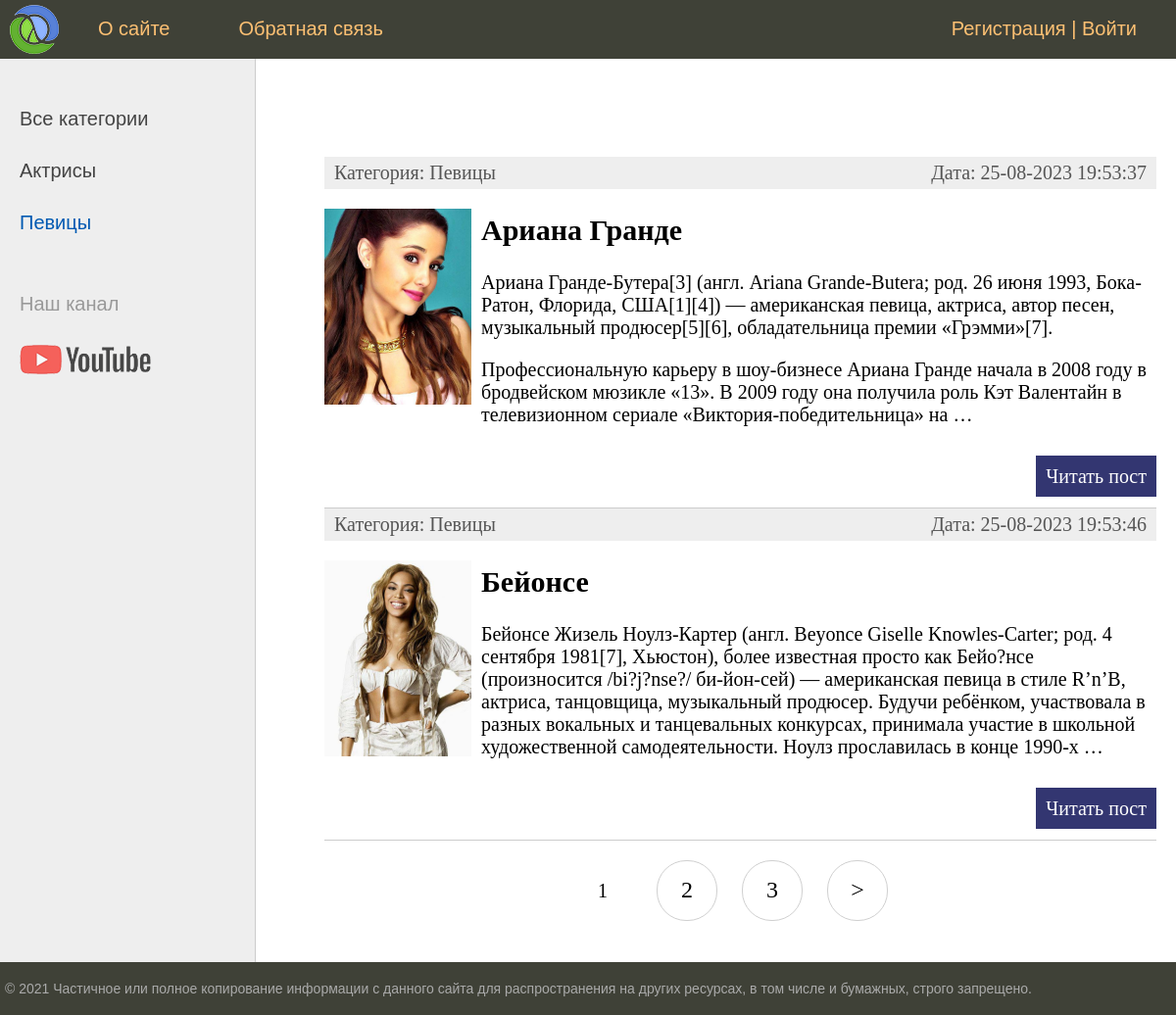
Screenshot of /category/pevicy/ with the database file from the repository.
### women/models.py (models this page shows, shortened)
class Category(models.Model):
    name = models.CharField(max_length=100, db_index=True, verbose_name="Категория")
    slug = models.SlugField(max_length=255, unique=True, db_index=True, verbose_name="URL")
    def __str__(self):
        return self.name
    """
    def get_absolute_url(self):
        return reverse('category', kwargs={'cat_id': self.pk})
    """
    def get_absolute_url(self):
        return reverse('category', kwargs={'cat_slug': self.slug})
    class Meta:
        verbose_name = 'Категория'
        verbose_name_plural = 'Категории'
        ordering = ['id']

class Women(models.Model):
    title = models.CharField(max_length=255, verbose_name="Заголовок")
    slug = models.SlugField(max_length=255, unique=True, db_index=True, verbose_name="URL")
    content = models.TextField(blank=True, verbose_name="Текст статьи")
    time_create = models.DateTimeField(auto_now_add=True, verbose_name="Время создания")
    time_update = models.DateTimeField(auto_now=True, verbose_name="Время изменения")
    is_published = models.BooleanField(default=True, verbose_name="Публикация")
    cat = models.ForeignKey('Category', on_delete=models.PROTECT, verbose_name="Категории")
    """
    def get_absolute_url(self):
        return reverse('post', kwargs={'post_id': self.pk})
    """
    def get_absolute_url(self):
        return reverse('post', kwargs={'post_slug': self.slug})
    """
    def get_absolute_url2(self):
        return reverse('post', kwargs={'post_id': self.pk})
    """
    class Meta:
        verbose_name = 'Известные женщины'
        verbose_name_plural = 'Известные женщины'
        ordering = ['id']

class WomenPhoto(models.Model):
    photo = models.ImageField(upload_to="photos/%Y/%m/%d/", verbose_name="Фото")
    women = models.ForeignKey(Women, on_delete=models.PROTECT, verbose_name="Известные женщины")
    class Meta:
        verbose_name = 'Фотография известной женщины'
        verbose_name_plural = 'Фотографии известных женщин'

### women/views.py (the view)
# urls.py: path('category/<slug:cat_slug>/', WomenCategory.as_view(), name='category'),
class WomenCategory(DataMixin, ListView):
    model = Women
    template_name = 'women/index.html'
    context_object_name = 'posts'
    allow_empty = False
    def get_queryset(self):
        return Women.objects.filter(cat__slug=self.kwargs['cat_slug'], is_published=True)
    def get_context_data(self, *, object_list=None, **kwargs):
        context = super().get_context_data(**kwargs)
        c_def = self.get_user_context(title='Категория - ' + str(context['posts'][0].cat),
                                      cat_selected=context['posts'][0].cat_id)
        return dict(list(context.items()) + list(c_def.items()))

### women/templatetags/women_tags.py (called while the page is built)
@register.simple_tag(name='getcats')
def get_categories(filter=None):
    if not filter:
        return Category.objects.all()
    else:
        return Category.objects.filter(pk=filter)

@register.inclusion_tag('women/list_menu.html', takes_context=True)
def show_menu(context):
    request = context['request']
    user_menu = menu.copy()
    if not request.user.is_authenticated:
        user_menu.pop(1)
    context['menu'] = user_menu
    return context

@register.inclusion_tag('women/photo.html')
def show_photos(women_id=0, cat_selected=0):
    photos = WomenPhoto.objects.filter(women_id=women_id)
    return {"photos": photos, "cat_selected": cat_selected}

### women/utils.py (called while the page is built)
    def get_user_context(self, **kwargs):
        context = kwargs
        cats = Category.objects.annotate(Count('women'))
        user_menu = menu.copy()
        if not self.request.user.is_authenticated:
            user_menu.pop(1)
        context['menu'] = user_menu
        context['cats'] = cats
        if 'cat_selected' not in context:
            context['cat_selected'] = 0
        return context

### women/templates/women/index.html (shortened to what this page needs)
{% extends 'women/base.html' %}
{% load women_tags %}
{% block content %}
<ul class="list-articles">
	{% for p in posts %}
			<li><div class="article-panel">
         <p class="first">Категория: {{p.cat}}</p>
         <p class="last">Дата: {{p.time_update|date:"d-m-Y H:i:s"}}</p>
</div>
				{% show_photos women_id=p.pk cat_selected=cat_selected %}
				<h2>{{p.title}}</h2>
				{% autoescape on %}
				{{p.content|linebreaks|truncatewords:50}}
				{% endautoescape %}
				<p class="link-read-post"><a href="{{ p.get_absolute_url }}">Читать пост</a></p>
			</li>
	{% endfor %}
</ul>
{% endblock %}

### women/templates/women/base.html (shortened to what this page needs)
{% load static %}
{% load static %}
{% load women_tags %}
<!DOCTYPE html>
<html>
<head>
	<link type="text/css" href="{% static 'women/css/styles.css' %}" rel="stylesheet" />
</head>
<body>
<table class="table-page" border=0 cellpadding="0" cellspacing="0">
<tr><td valign=top>
{% block mainmenu %}
		<div class="header">
			<ul id="mainmenu" class="mainmenu">
					<li class="logo"><a href="{% url 'home' %}"><div class="logo"></div></a></li>
				{% show_menu %}
			</ul>
		</div>
{% endblock mainmenu %}
<table class="table-content" border=0 cellpadding="0" cellspacing="0">
<tr>
	<td valign="top" class="left-chapters">
		{% getcats as categories %}
	<ul id="leftchapters">
{% if cat_selected == 0 %}
		<!--
		Отображается обычный текст без ссылки
		-->
                   <li class="selected">Все категории</li>
{% else %}
                   <li><a href="{% url 'home' %}">Все категории</a></li>
{% endif %}
		{% for c in cats %}
		{% if c.women__count > 0 %}
         {% if c.pk == cat_selected %}
                   <li class="selected">{{c.name}}</li>
         {% else %}
                   <li><a href="{{ c.get_absolute_url }}">{{c.name}}</a></li>
         {% endif %}
		{% endif %}
		{% endfor %}
		<li class="share">
		<p>Наш канал</p>
		<a class="share-yt" href="https://www.youtube.com/channel/UClJzWfGWuGJL2t-3dYKcHTA/playlists" target="_blank" rel="nofollow"></a>
		</li>
	</ul>
</td>
<td valign="top" class="content">
	<div class="content-text">
{% block content %}
{% endblock %}
		{% if page_obj.has_other_pages %}
		<nav class="list-pages">
    <ul>
        {% for p in paginator.page_range %}
		{% if page_obj.number == p %}
        <li class="page-num page-num-selected">{{ p }}</li>
		{% elif p >= page_obj.number|add:-2 and p <= page_obj.number|add:2 %}
        <li class="page-num">
            <a href="?page={{ p }}">{{ p }}</a>
        </li>
		{% endif %}
        {% endfor %}
				{% if page_obj.has_next %}
<li class="page-num">
         <a href="?page={{ page_obj.next_page_number }}">&gt;</a>
</li>
{% endif %}
    </ul>
</nav>
{% endif %}
	</div>
</td></tr></table>
</td></tr>
<tr><td valign=top>
	<div id="footer">
		<p>&copy; 2021 Частичное или полное копирование информации с данного сайта для распространения на других ресурсах, в том числе и бумажных, строго запрещено.</p>
	</div>
</td></tr></table>
</body>
</html>

### women/templates/women/photo.html (shortened to what this page needs)
{% if photos|length > 0 %}
				<p><img class="img-article-left thumb" src="{{photos.first.photo.url}}"></p>
{% endif %}

### women/static/women/css/styles.css (style rules this page uses)
html, body { font-family: 'Arial'; margin: 0; padding: 0; height: 100%; width: 100%; color: #444; }
a { color: #0059b2; text-decoration: none; }
img { max-width: 600px; height: auto; }
img.img-article-left { max-width: 300px; height: auto; float: left; padding: 0 10px 10px 0; }
img.img-article-left.thumb { max-width: 150px; height: auto; }
p.link-read-post { text-align: right; }
p.link-read-post a { padding: 10px; min-width: 100px; background: #333671; color: #fff; text-decoration: none; }
div.article-panel { background: #eee; padding: 5px 10px 5px 10px; box-sizing: border-box; overflow: hidden; color: #555; }
div.article-panel p.first { margin: 0; float: left; }
div.article-panel p.last { margin: 0; float: right; }
ul.list-articles { list-style: none; margin: 0; padding: 0; }
ul.list-articles li { border-bottom: 1px solid #ccc; }
.table-page { width: 100%; height: 100%; vertical-align: top; }
.table-page tr { height: 100%; }
.header { background: #3F4137; height: 60px; }
.logo { background: url('../images/logo.png') no-repeat 10px 5px; width: 70px; height: 60px; }
ul.mainmenu { list-style: none; margin: 0; padding: 0; height: 60px; color: #fdc073; font-size: 20px; overflow: hidden; }
ul.mainmenu li { float: left; margin: 18px 40px 0 30px; }
ul.mainmenu li.logo { margin: 0; }
ul.mainmenu li a { color: #fdc073; text-decoration: none; }
.table-content { width: 100%; min-height: 100%; height: 100%; }
.left-chapters { margin: 0; background: #eee; border-right: 1px solid #ccc; min-height: 100%; }
.left-chapters ul { width: 230px; min-height: 100%; margin: 0; padding: 20px 10px 10px 20px; list-style: none; font-size: 20px; }
.left-chapters ul li { margin: 30px 0 0 0; color: #999; }
.left-chapters ul li.selected { color: #0059b2; }
.left-chapters ul li a { color: #444; text-decoration: none; }
.left-chapters ul li.share { margin: 60px 0 0 0; }
.left-chapters ul li.share p { margin: 30px 0 30px 0; }
.left-chapters ul li.share a { display: inline-block; width: 40px; height: 40px; margin: 0 20px 0 0; }
.left-chapters ul li.share a.share-yt { width: 100%; height: 30px; background: url('../images/share_yt.png') no-repeat 0 0 }
.content { padding: 40px 20px 20px 40px; width: 100%; box-sizing: border-box; }
.content-text { margin: 60px 0 0 30px; color: #000; font-size: 20px; font-family: Yandex Sans Display Light; }
#footer { box-sizing: border-box; background: #3F4137; padding: 5px; color: #aaa; font-size: 14px; font-family: Verdana, Geneva, Arial, Helvetica; text-align: left; overflow: hidden; }
.list-pages { text-align: center; margin: 0 0 20px 0; }
.list-pages ul { margin: 20px 0 0 0; padding: 0; list-style: none; }
.list-pages ul li { display: inline-block; margin: 0 20px 0 0; }
.list-pages a { color: #000; font-size: 24px; text-decoration: none; }
.list-pages .page-num, .page-num-selected { display: inline-block; width: 60px; height: 44px; padding: 16px 0 0 0; border: 1px solid #d0d0d0; border-radius: 30px; }
.list-pages .page-num-selected { border: none; color: #000; font-size: 20px; }

### rows the page displays
Category: name "Актрисы"
Category: name "Певицы"
Women: cat "Певицы", time_update "25-08-2023 19:53:37", first.photo (picture), title "Ариана Гранде", content "Ариана Гранде-Бутера[3] (англ. Ariana Grande-Butera; род. 26 июня 1993, Бока-Ратон, Флорида, США[1][4]) — американская певица, актриса, автор песен, музыкальный продюсер[5][6], обладательница премии «Грэмми»[7]. Профессиональную карьеру в шоу-бизнесе Ариана Гранде начала в 2008 году в бродвейском мюзикле «13». В 2009 году она получила роль Кэт Валентайн в телевизионном сериале «Виктория-победительница» на …"
Women: cat "Певицы", time_update "25-08-2023 19:53:46", first.photo (picture), title "Бейонсе", content "Бейонсе Жизель Ноулз-Картер (англ. Beyonce Giselle Knowles-Carter; род. 4 сентября 1981[7], Хьюстон), более известная просто как Бейо?нсе (произносится /bi?j?nse?/ би-йон-сей) — американская певица в стиле R’n’B, актриса, танцовщица, музыкальный продюсер. Будучи ребёнком, участвовала в разных вокальных и танцевальных конкурсах, принимала участие в школьной художественной самодеятельности. Ноулз прославилась в конце 1990-х …"

### other values shown
{{ m.title }} "О сайте" "Обратная связь"
{{ p }} "1"
{{ p }} "2" "3"
